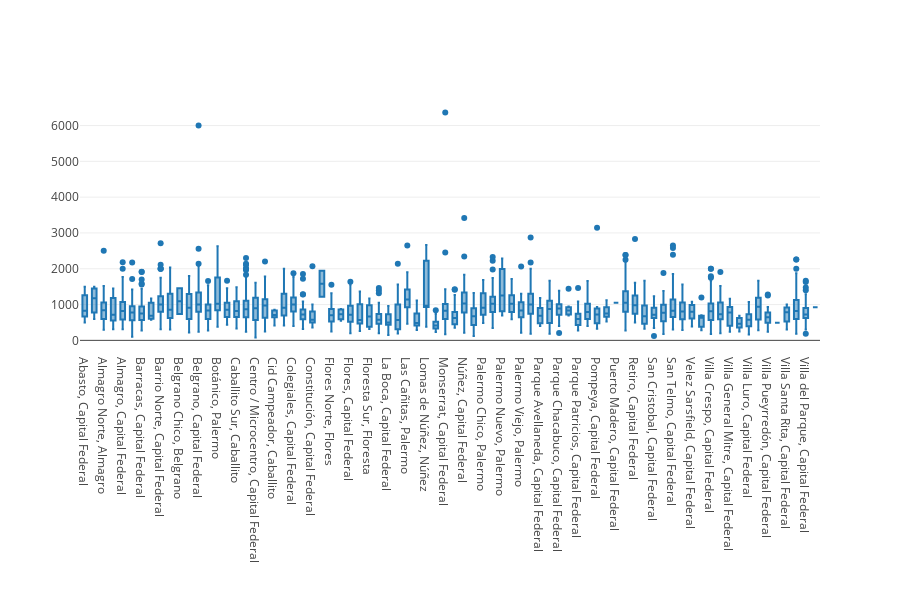

The notebook cell saved with this chart:
### Code cell
fig = go.Figure()
fig.add_trace(go.Box(x = df_ars["Location"],y = df_ars["Expensas / m2"]))
fig.update_layout(template = None, height = 600, margin = {'b':250})
fig.update_xaxes(type = "category")

### Figure 1 — Plotly figure (JSON) as saved in the notebook; plotly's stock layout.template omitted (floating-point values rounded to 4 significant figures; data arrays with more than 128 entries replaced by an {"elided": "..."} marker saying what was removed)
{"data": [{"type": "box", "x": {"elided": "3450 str values"}, "y": {"elided": "3450 float values"}}], "layout": {"height": 600, "margin": {"b": 250}, "xaxis": {"type": "category"}}}
